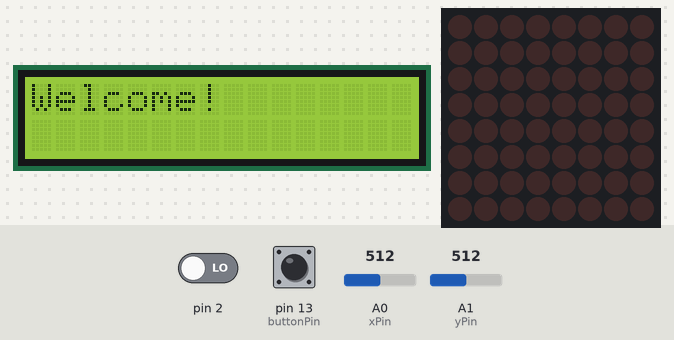
Bench run of a sketch on a simulated Arduino Uno, built with avr-gcc and run on an emulated ATmega328P. Shown: 16×2 character LCD, 8×8 LED matrix. The test bench sets the inputs (shaded band); at power-on: pin 13 (buttonPin) LOW, A1 (yPin) = 512, A0 (xPin) = 512, pin 2 LOW. Random numbers use the default seed unless the sketch sets one; what the sketch prints to the serial monitor is not drawn.

Above: at 0.1 s.
2.9 s: pin 13 (buttonPin) pulled HIGH for 0.15 s
At 3.02 s:
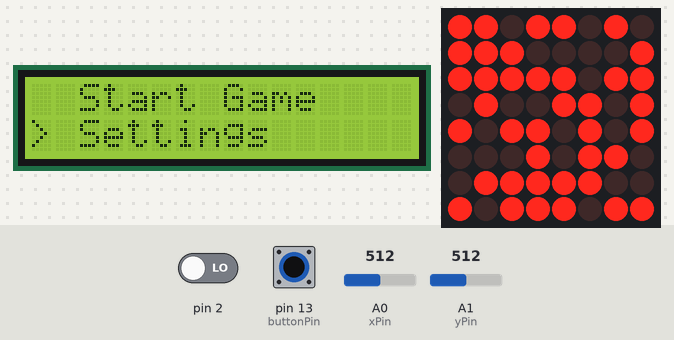
5.0 s: pin 13 (buttonPin) pulled HIGH for 1 s
At 5.61 s:
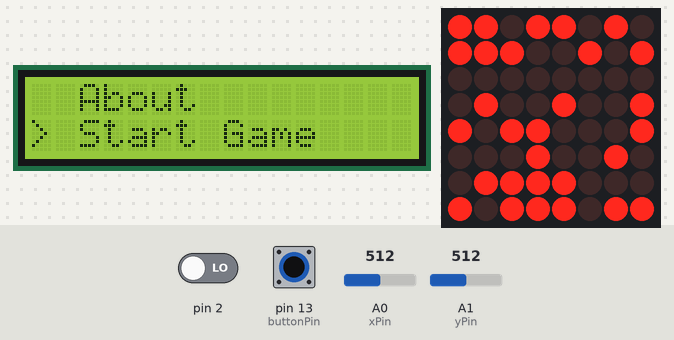
7.7 s: A1 (yPin) set to 104
10.7 s: A1 (yPin) set to 95
At 11.34 s:
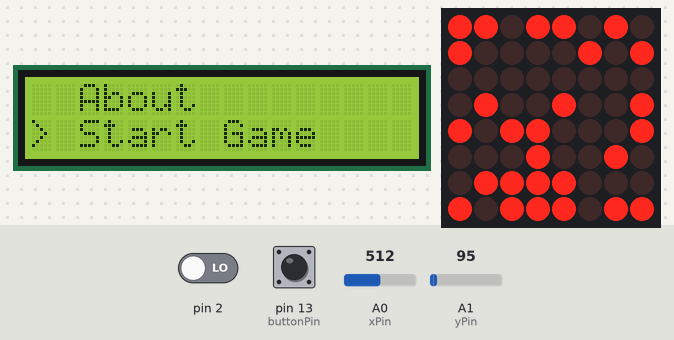
13.0 s: A0 (xPin) set to 886
16.0 s: A0 (xPin) set to 916
At 16.43 s:
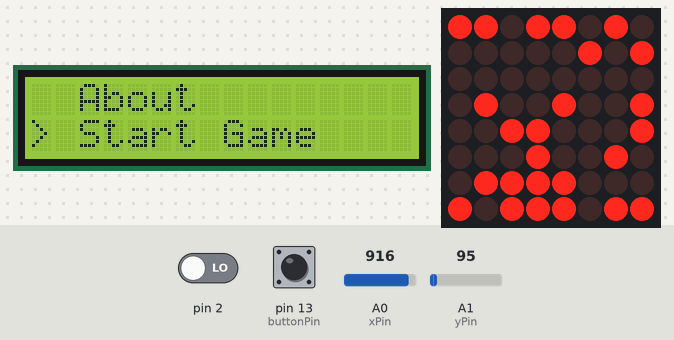

Measured:
- the behaviour switches between 100 and 99 on A1 (yPin) (found by bisection; images 2 and 3)
- the behaviour switches between 900 and 901 on A0 (xPin) (found by bisection; images 3 and 4)
- after the input at 2.9 s, the display: changes at once (image 1)
- what the display in image 2 shows lasts 0.4 s, from 5.4 s to 5.8 s

The sketch:

homework7_Matrix_Checkpoint.ino
```cpp
#include "LedControl.h"
#include <LiquidCrystal.h>
#include <EEPROM.h>

const int dinPin = 12;
const int clockPin = 11;
const int loadPin = 10;

const int xPin = A0;
const int yPin = A1;
const int buttonPin = 13;

const int buttonDefaultState = LOW;  // starea implicita a butonului

LedControl lc = LedControl(dinPin, clockPin, loadPin, 1);

// variabile pentru a retine pozitia sagetii
byte arrowRow = 1;
byte arrowCol = 0;

const int matrixBrightness = 8;
const int matrixSize = 8;
bool matrixChanged = true;
byte matrix[matrixSize][matrixSize];
const byte WALL = 1;

int playerX, playerY;
int bombX, bombY;

int wallPercentage = 60; // densitatea peretilor
int playerBlinkInterval = 500; // interval de clipire jucator
int bombBlinkInterval = 200; // interval de clipire bomba

unsigned long lastPlayerBlink = 0;
unsigned long lastBombBlink = 0;
unsigned long lastMoved = 0;

bool bombPlaced = false;
unsigned long bombTimer;
const int bombDuration = 3000;
unsigned long lastBlinkPlayer = 0;

byte xPos = 0;
byte yPos = 0;
byte xLastPos = 0;
byte yLastPos = 0;
const int minThreshold = 100;
const int maxThreshold = 500;

bool gameStarted = false;

const byte rs = 9;
const byte en = 8;
const byte d4 = 7;
const byte d5 = 6;
const byte d6 = 5;
const byte d7 = 4;

LiquidCrystal lcd(rs, en, d4, d5, d6, d7);

const byte moveInterval = 200;

const byte MENU_START_GAME = 1;
const byte MENU_SETTINGS = 2;
const byte MENU_ABOUT = 3;
const byte MENU_EXIT = 4;

const byte MENU_LCD_BRIGHTNESS = 5;
const byte MENU_MATRIX_BRIGHTNESS = 6;

byte currentMenu = 0;


enum State {
  STATE_MENU,
  STATE_MENU_INACTIVE,
  STATE_START_GAME,
  STATE_GAME,
  STATE_SETTINGS,
  STATE_ABOUT
};

State currentState = STATE_MENU;

void setup() {
  Serial.begin(9600);

  lc.shutdown(0, false);
  lc.setIntensity(0, matrixBrightness);
  lc.clearDisplay(0);

  initializeGame();

  // setez pinul butonului la starea implicita
  pinMode(buttonPin, INPUT);

  displayWelcomeMessage(); // afisare mesaj initial

  // asteapta pana cand butonul este apasat
  waitForUserInput();

  // valorile de luminozitate din EEPROM
  int lcdBrightness = EEPROM.read(0);
  int matrixBrightness = EEPROM.read(1);

  analogWrite(rs, lcdBrightness);
  lc.setIntensity(0, matrixBrightness);
}

void loop() {
  unsigned long currentMillis = millis();

  if (currentMillis - lastMoved >= moveInterval) {
    updatePositions();
    lastMoved = currentMillis;
  }

  updateGame();

  Serial.print("Button State: ");
  Serial.println(digitalRead(buttonPin));

  if (digitalRead(buttonPin) == HIGH) {
    placeBomb();
  }

  updateMatrix();

  switch (currentState) {
    case STATE_MENU:
      displayMenu();
      handleMenuSelection();
      updateArrowPosition();
      break;

    case STATE_GAME:
      if (millis() - lastMoved > moveInterval) {
        updatePositions();
        lastMoved = millis();
      }

      if (digitalRead(buttonPin) == HIGH) {
        if (matrix[playerX][playerY] == WALL) {
          placeBomb();
        }
      }

      if (millis() - bombTimer > bombDuration) {
        placeBomb();
      }

      bool allWallsDestroyed = true;

      for (int i = 0; i < matrixSize; i++) {
        for (int j = 0; j < matrixSize; j++) {
          if (matrix[i][j] == WALL) {
            allWallsDestroyed = false;
            break;
          }
        }

        if (!allWallsDestroyed) {
          break;
        }
      }

      if (allWallsDestroyed) {
        displayEndMessage();
        waitForUserInput();
        currentState = STATE_MENU;
        displayMenu();
      }

      if (millis() - lastBlinkPlayer > playerBlinkInterval) {
        matrixChanged = true;
        lastBlinkPlayer = millis();
      }

      if (matrixChanged == true) {
        updateMatrix();
        matrixChanged = false;
      }
      break;

    case STATE_SETTINGS:
      break;

    case STATE_ABOUT:
      break;

    case STATE_START_GAME:
      displayGameStartMessage();
      delay(2000);
      startGame();
      break;
  }
}

void initializeGame() {
  // pereti, jucator, bomba
  for (int i = 0; i < matrixSize; i++) {
    for (int j = 0; j < matrixSize; j++) {
      matrix[i][j] = random(100) < wallPercentage ? 1 : 0;
    }
  }

  playerX = random(matrixSize);
  playerY = random(matrixSize);
  matrix[playerX][playerY] = 2; // jucator

  do {
    bombX = random(matrixSize);
    bombY = random(matrixSize);
  } while (matrix[bombX][bombY] != 0);

  matrix[bombX][bombY] = 3; // bomba
}

void displayWelcomeMessage() {
  lcd.begin(16, 2);
  lcd.print("Welcome!");

  delay(2000);
  lcd.clear();
}

void waitForUserInput() {
  while (digitalRead(buttonPin) != HIGH) {
    // asteapta pana cand butonul este apasat
  }
}

void displayEndMessage() {
  lcd.clear();
  lcd.print("Game Over");
  lcd.setCursor(0, 1);
  lcd.print("Press button to continue");
}

void displayGameStartMessage() {
  lcd.clear();
  lcd.setCursor(0, 0);
  lcd.print("Press button to start!");
  lcd.setCursor(0, 1);
  lcd.print("Move joystick to navigate");
  lcd.setCursor(0, 2);
  lcd.print("and press button to place bomb");
  lcd.setCursor(0, 3);
  lcd.print("Good luck!");
}

void startGame() {
  gameStarted = true;
  initializeGame();
  currentState = STATE_GAME;
  displayGameDetails();
}

// cronometreaza timpul facut
void displayGameDetails() {
  lcd.setCursor(0, 3);
  lcd.print("Time: ");
  lcd.print(millis() / 1000);
}


void displayAboutMenu() {
  lcd.clear();
  lcd.setCursor(0, 0);
  lcd.print("Game: Bomberman");
  lcd.setCursor(0, 1);
  lcd.print("Author: ODC");
  lcd.setCursor(0, 2);
  lcd.print("GitHub: github.com/ODC");
}

void handleSettingsMenu() {
  displaySettingsMenu();
  while (currentMenu == MENU_SETTINGS) {
    if (digitalRead(buttonPin) == HIGH) {
      handleSettingsSubMenu();
    }
  }
}

void displaySettingsMenu() {
  lcd.clear();
  lcd.setCursor(0, 0);
  lcd.print("a. LCD Brightness");
  lcd.setCursor(0, 1);
  lcd.print("b. Matrix Brightness");
}

void handleSettingsSubMenu() {
  lcd.clear();
  lcd.print("Select setting (a/b)");
  while (currentMenu == MENU_SETTINGS) {
    if (digitalRead(buttonPin) == HIGH) {
      int submenuSelection = 0;
      while (submenuSelection == 0) {
        if (digitalRead(buttonPin) == HIGH) {
          submenuSelection = currentMenu;
        }
      }
      switch (submenuSelection) {
        case MENU_LCD_BRIGHTNESS:
          handleLCDBrightness();
          break;
        case MENU_MATRIX_BRIGHTNESS:
          handleMatrixBrightness();
          break;
      }
    }
  }
}

void handleLCDBrightness() {
  int brightnessValue = 0;
  while (brightnessValue == 0) {
    brightnessValue = analogRead(A0);
  }

  EEPROM.write(0, brightnessValue);
  lcd.clear();
  lcd.print("LCD Brightness set");
  delay(2000);
  displaySettingsMenu();
}

void handleMatrixBrightness() {
  int brightnessValue = 0;
  while (brightnessValue == 0) {
    brightnessValue = analogRead(A1);
  }

  EEPROM.write(1, brightnessValue);
  lcd.clear();
  lcd.print("Matrix Brightness set");
  delay(2000);
  displaySettingsMenu();
}


void updateGame() {
  int xValue = analogRead(xPin);
  int yValue = analogRead(yPin);

  int prevPlayerX = playerX;
  int prevPlayerY = playerY;

  // controlul joystick-ului
  if (xValue < 100 && playerX > 0) {
    playerX--;
  } else if (xValue > 900 && playerX < matrixSize - 1) {
    playerX++;
  }

  if (yValue < 100 && playerY > 0) {
    playerY--;
  } else if (yValue > 900 && playerY < matrixSize - 1) {
    playerY++;
  }

  // jucator = 2 pentru pozitia noua in matrice
  if (playerX != prevPlayerX || playerY != prevPlayerY) {
    matrix[prevPlayerX][prevPlayerY] = 0;
    matrix[playerX][playerY] = 2;
  }

  if (bombPlaced) {
    matrix[bombX][bombY] = 3;
  }

  // clipire bomba
  if (millis() - lastBombBlink > bombBlinkInterval) {
    matrix[bombX][bombY] = !matrix[bombX][bombY];
    lastBombBlink = millis();
  }

  // clipire jucator
  if (millis() - lastPlayerBlink > playerBlinkInterval) {
    matrix[playerX][playerY] = !matrix[playerX][playerY];
    lastPlayerBlink = millis();
  }
}

void placeBomb() {

  int buttonState = digitalRead(buttonPin);

  if (matrixChanged && buttonState == HIGH && !bombPlaced) {
    // plasez bomba doar daca butonul joystick-ului este apasat si nu exista deja o bomba plasata
    bombX = playerX;
    bombY = playerY;
    bombPlaced = true;
    bombTimer = millis();
    matrixChanged = true;
  }

  // verific daca bomba a fost plasata si a trecut destul timp
  if (bombPlaced && millis() - bombTimer > bombDuration) {
    clearBomb(); // elimin bomba si efectele asociate
  }
}

void clearBomb() {
  // elimin coloana si randul corespunzatoare pozitiei bombei
  for (int i = 0; i < matrixSize; i++) {
    matrix[bombX][i] = 0;
    matrix[i][bombY] = 0;
  }
  // resetez pozitia bombei
  bombPlaced = false;
}

void updateMatrix() {
  for (int row = 0; row < matrixSize; row++) {
    for (int col = 0; col < matrixSize; col++) {
      lc.setLed(0, row, col, matrix[row][col]);
    }
  }
}

void updatePositions() {
  int xValue = analogRead(xPin);
  int yValue = analogRead(yPin);

  int prevPlayerX = playerX;
  int prevPlayerY = playerY;

  movePlayer(xValue, yValue);

  // amplaseaza bomba cand butonul este apasat
  if (digitalRead(2) == LOW) {
    if (!bombPlaced) {
      matrix[playerX][playerY] = 3; // bomba
      bombPlaced = true;
    }
  }
}

void movePlayer(int xValue, int yValue) {
  byte newPosX = playerX;
  byte newPosY = playerY;

  if (xValue < 100 && playerX > 0) {
    if (matrix[playerX - 1][playerY] != 1) {
      newPosX = playerX - 1;
    }
  } else if (xValue > 900 && playerX < matrixSize - 1) {
    if (matrix[playerX + 1][playerY] != 1) {
      newPosX = playerX + 1;
    }
  }

  if (yValue < 100 && playerY > 0) {
    if (matrix[playerX][playerY - 1] != 1) {
      newPosY = playerY - 1;
    }
  } else if (yValue > 900 && playerY < matrixSize - 1) {
    if (matrix[playerX][playerY + 1] != 1) {
      newPosY = playerY + 1;
    }
  }

  // verific daca noul loc este liber (nu este perete sau bomba)
  if (matrix[newPosX][newPosY] != 1 && matrix[newPosX][newPosY] != 3) {
    matrixChanged = true;
    matrix[playerX][playerY] = 0;
    playerX = newPosX;
    playerY = newPosY;
    matrix[playerX][playerY] = 2;
  }
}

void displayMenu() {
  lcd.clear();
  lcd.setCursor(0, 0);
  lcd.print("Menu");

  byte optionOffset = currentMenu - MENU_START_GAME;

  for (byte i = 0; i < 2; i++) {
    lcd.setCursor(0, i);
    byte optionIndex = (optionOffset + i) % 3 + MENU_START_GAME;

    // afisez ">"
    if (i == arrowRow) {
      lcd.print("> ");
    } else {
      lcd.print("  ");
    }

    // afisez numele optiunii
    switch (optionIndex) {
      case MENU_START_GAME:
        lcd.print("Start Game");
        break;
      case MENU_SETTINGS:
        lcd.print("Settings");
        break;
      case MENU_ABOUT:
        lcd.print("About");
        break;
    }
  }
}

// actualizez pozitia sagetii
void updateArrowPosition() {
  int yValue = analogRead(yPin);

  // daca joystick-ul este miscat in jos
  if (yValue > maxThreshold) {
    arrowRow = 1;
  }
  // daca joystick-ul este miscat in sus
  else if (yValue < minThreshold) {
    arrowRow = 0;
  }
}

void handleMenuSelection() {
  int selection = 0;
  int lastYValue = analogRead(yPin);  // ultima valoare a axei Y
  int yThreshold = 100;  // prag pentru a evita schimbările bruste

  while (selection == 0) {
    if (digitalRead(buttonPin) == HIGH) {
      selection = currentMenu;
    }

    int yValue = analogRead(yPin);
    int xValue = analogRead(xPin);

    // daca joystick-ul este miscat in jos
    if (yValue > (lastYValue + yThreshold)) {
      // Trec la următoarea opțiune din meniu
      currentMenu++;
      if (currentMenu > MENU_ABOUT) {
        currentMenu = MENU_START_GAME;
      }
      displayMenu();
      delay(200);
    }
    // daca joystick-ul este miscat in sus
    else if (yValue < (lastYValue - yThreshold)) {
      // Trec la opțiunea anterioară din meniu
      currentMenu--;
      if (currentMenu < MENU_START_GAME) {
        currentMenu = MENU_ABOUT;
      }
      displayMenu();
      delay(200);
    }

    // Stanga - Dreapta
    if (xValue > maxThreshold) {
      currentMenu++;
      if (currentMenu > MENU_ABOUT) {
        currentMenu = MENU_START_GAME;
      }
      displayMenu();
      delay(200);
    } else if (xValue < minThreshold) {
      currentMenu--;
      if (currentMenu < MENU_START_GAME) {
        currentMenu = MENU_ABOUT;
      }
      displayMenu();
      delay(200);
    }

    lastYValue = yValue;  // ultima valoare a axei y
  }

  switch (selection) {
    case MENU_START_GAME:
      currentState = STATE_START_GAME;
      break;
    case MENU_SETTINGS:
      currentState = STATE_SETTINGS;
      break;
    case MENU_ABOUT:
      currentState = STATE_ABOUT;
      break;
    case MENU_EXIT:
      displayWelcomeMessage();
      currentState = STATE_MENU;
      break;
  }
}
```
